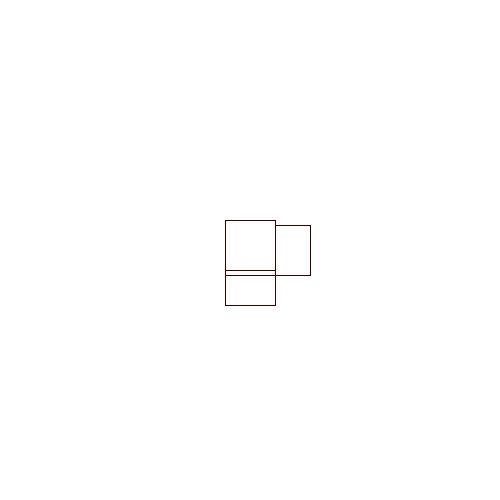
Frame 1 (no input)
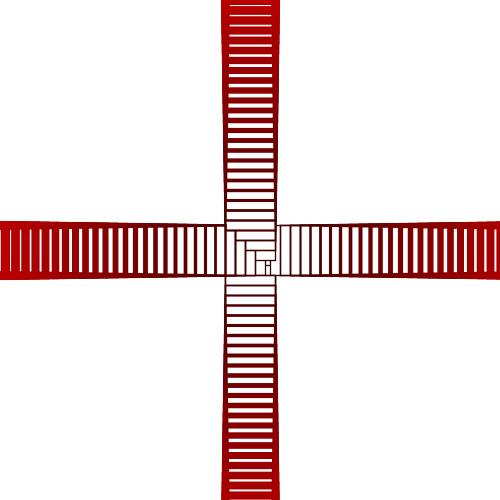
Frame 60 (the mouse pressed at the canvas centre just before this capture)
Frame 120 (the mouse held since frame 60 and released just before this capture): identical to frame 60, image omitted

The Processing sketch that drew these frames (run headless with seeded random() and noise(); from frame 60 on, the mouse is pressed at the canvas centre):

// Processing sketch: processing_180275
// ── processing_180275.pde

float a=255;
float b=225;
float c=1;
float d=50;
float e=250;

void setup(){
size(500,500);
background(255,255,255);

}
void draw(){
  strokeWeight(c);
  stroke(d,0,0);
  d=d+5;
rect(225,a,50,50);
a=a+5;
c=c+0.3;
rect(a,225,50,50);
a=a+5;
rect(b,225,50,50);
b=b-5;
rect(225,b,50,50);
b=b-5;

}
